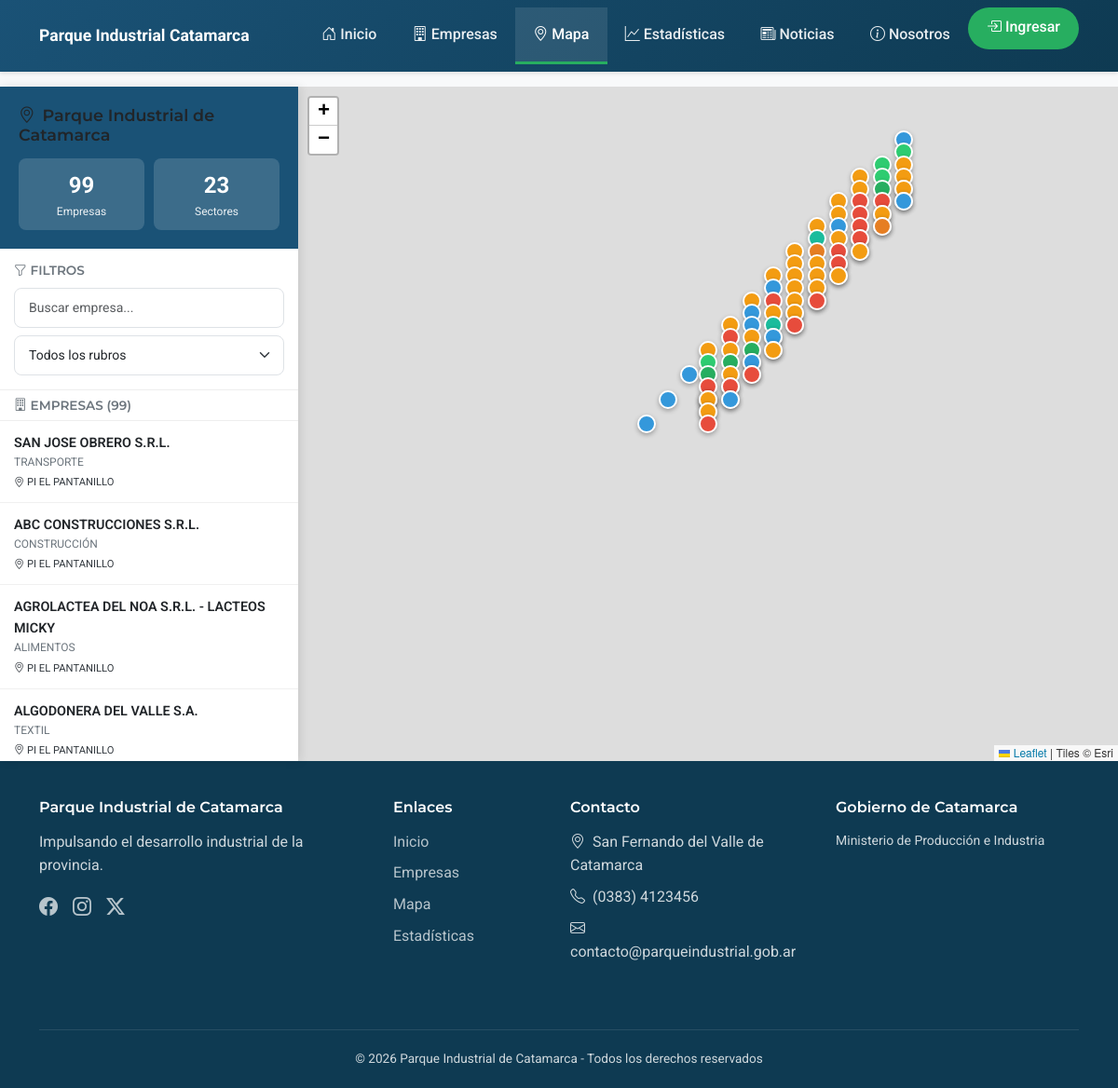
Screenshot of /mapa.php with the database file from the repository.
### tables this page shows
CREATE TABLE `empresas` (
  `id` int(11) NOT NULL,
  `usuario_id` int(11) DEFAULT NULL,
  `nombre` varchar(255) NOT NULL,
  `razon_social` varchar(255) DEFAULT NULL,
  `cuit` varchar(20) DEFAULT NULL,
  `rubro` varchar(100) DEFAULT NULL,
  `descripcion` text DEFAULT NULL,
  `ubicacion` varchar(100) DEFAULT NULL COMMENT 'PI El Pantanillo, Capital, etc',
  `direccion` varchar(255) DEFAULT NULL,
  `latitud` decimal(10,8) DEFAULT NULL,
  `longitud` decimal(11,8) DEFAULT NULL,
  `telefono` varchar(50) DEFAULT NULL,
  `email_contacto` varchar(255) DEFAULT NULL,
  `contacto_nombre` varchar(255) DEFAULT NULL,
  `sitio_web` varchar(255) DEFAULT NULL,
  `facebook` varchar(255) DEFAULT NULL,
  `instagram` varchar(255) DEFAULT NULL,
  `linkedin` varchar(255) DEFAULT NULL,
  `logo` varchar(255) DEFAULT NULL,
  `imagen_portada` varchar(255) DEFAULT NULL,
  `estado` enum('pendiente','activa','suspendida','inactiva') DEFAULT 'pendiente',
  `perfil_completo` tinyint(1) DEFAULT 0,
  `verificada` tinyint(1) DEFAULT 0,
  `visitas` int(11) DEFAULT 0,
  `created_at` timestamp NOT NULL DEFAULT current_timestamp(),
  `updated_at` timestamp NOT NULL DEFAULT current_timestamp() ON UPDATE current_timestamp()
);

### includes/funciones.php (called while the page is built, shortened)
<?php
function e($string) {
    return htmlspecialchars($string ?? '', ENT_QUOTES, 'UTF-8');
}

### public/mapa.php (the view, shortened to what this page needs)
<?php
try {
    $db = getDB();
    $stmt = $db->query("SELECT id, nombre, rubro, ubicacion, direccion, telefono, contacto_nombre, latitud, longitud FROM empresas ORDER BY nombre");
    $empresas = $stmt->fetchAll();
    $total = count($empresas);
    $rubros_unicos = count(array_unique(array_column($empresas, 'rubro')));
} catch (Exception $e) {
    $empresas = [];
    $total = 0;
    $rubros_unicos = 0;
}
require_once BASEPATH . '/includes/header.php';
?>
<div class="map-page">
    <div class="map-panel-left">
        <div class="panel-header">
            <h4><i class="bi bi-geo-alt me-2"></i>Parque Industrial de Catamarca</h4>
            <div class="panel-stats">
                <div class="panel-stat">
                    <div class="value"><?= $total ?></div>
                    <div class="label">Empresas</div>
                </div>
                <div class="panel-stat">
                    <div class="value"><?= $rubros_unicos ?></div>
                    <div class="label">Sectores</div>
                </div>
            </div>
        </div>
        <div class="filter-section">
            <h6><i class="bi bi-funnel me-1"></i>FILTROS</h6>
            <input type="text" id="searchEmpresa" class="form-control form-control-sm mb-2" placeholder="Buscar empresa...">
            <select id="filterRubro" class="form-select form-select-sm">
                <option value="">Todos los rubros</option>
            </select>
        </div>
        <div class="filter-section py-2">
            <h6 class="mb-0"><i class="bi bi-building me-1"></i>EMPRESAS (<span id="countVisible"><?= $total ?></span>)</h6>
        </div>
        <div class="empresa-list" id="empresaList">
            <?php foreach ($empresas as $emp): ?>
            <div class="empresa-list-item"
                 data-id="<?= $emp['id'] ?>"
                 data-lat="<?= $emp['latitud'] ?>"
                 data-lng="<?= $emp['longitud'] ?>"
                 data-rubro="<?= e($emp['rubro'] ?? '') ?>"
                 data-nombre="<?= e(strtolower($emp['nombre'])) ?>">
                <div class="nombre"><?= e($emp['nombre']) ?></div>
                <div class="rubro"><?= e($emp['rubro'] ?? 'Sin rubro') ?></div>
                <div class="ubicacion"><i class="bi bi-geo-alt"></i> <?= e($emp['ubicacion'] ?? '-') ?></div>
            </div>
            <?php endforeach; ?>
        </div>
    </div>
    <div class="map-panel-right">
        <div id="mapFull"></div>
    </div>
</div>
<?php require_once BASEPATH . '/includes/footer.php'; ?>

### public/css/styles.css (style rules this page uses)
:root { --primary: #1a5276; --primary-dark: #0e3a52; --primary-light: #2980b9; --secondary: #27ae60; --success: #27ae60; --warning: #f39c12; --danger: #e74c3c; --info: #3498db; --white: #ffffff; --gray-100: #f8f9fa; --gray-200: #e9ecef; --gray-300: #dee2e6; --gray-600: #6c757d; --gray-800: #343a40; --gray-900: #212529; --shadow: 0 2px 4px rgba(0,0,0,0.1); --shadow-lg: 0 10px 15px rgba(0,0,0,0.1); --radius: 8px; --radius-lg: 12px; }
* { box-sizing: border-box; }
html { scroll-behavior: smooth; }
body { font-family: 'Roboto', sans-serif; font-size: 16px; line-height: 1.6; color: var(--gray-800); background: var(--gray-100); margin: 0; }
h1,h2,h3,h4,h5,h6 { font-family: 'Montserrat', sans-serif; font-weight: 600; color: var(--gray-900); }
.form-control, .form-select { border-radius: var(--radius); border: 1px solid var(--gray-300); padding: 10px 15px; }

### public/mapa.php (style rules this page uses)
.map-page { display: flex; flex-wrap: wrap; min-height: calc(100vh - 76px); }
.map-panel-left { width: 320px; background: #fff; box-shadow: 2px 0 10px rgba(0,0,0,0.1); z-index: 10; display: flex; flex-direction: column; max-height: calc(100vh - 76px); }
.map-panel-right { flex: 1; position: relative; }
#mapFull { width: 100%; height: 100%; min-height: 500px; }
.panel-header { background: var(--primary); color: #fff; padding: 20px; }
.panel-header h4 { margin: 0; font-size: 1.1rem; }
.panel-stats { display: grid; grid-template-columns: 1fr 1fr; gap: 10px; margin-top: 15px; }
.panel-stat { background: rgba(255,255,255,0.15); padding: 10px; border-radius: 8px; text-align: center; }
.panel-stat .value { font-size: 1.5rem; font-weight: 700; }
.panel-stat .label { font-size: 0.75rem; opacity: 0.9; }
.filter-section { padding: 15px; border-bottom: 1px solid #eee; }
.filter-section h6 { font-size: 0.85rem; color: var(--gray-600); margin-bottom: 10px; }
.empresa-list { flex: 1; overflow-y: auto; }
.empresa-list-item { padding: 12px 15px; border-bottom: 1px solid #f0f0f0; cursor: pointer; transition: 0.2s; }
.empresa-list-item .nombre { font-weight: 600; font-size: 0.9rem; color: var(--gray-900); }
.empresa-list-item .rubro { font-size: 0.75rem; color: var(--gray-600); }
.empresa-list-item .ubicacion { font-size: 0.7rem; color: var(--gray-500); margin-top: 3px; }

### rows the page displays
empresas: nombre "SAN JOSE OBRERO S.R.L.", rubro "TRANSPORTE", ubicacion "PI EL PANTANILLO"
empresas: nombre "ABC CONSTRUCCIONES S.R.L.", rubro "CONSTRUCCIÓN", ubicacion "PI EL PANTANILLO"
empresas: nombre "AGROLACTEA DEL NOA S.R.L. - LACTEOS MICKY", rubro "ALIMENTOS", ubicacion "PI EL PANTANILLO"
empresas: nombre "ALGODONERA DEL VALLE S.A.", rubro "TEXTIL", ubicacion "PI EL PANTANILLO"

### other values shown
$total "99"
$rubros_unicos "23"
